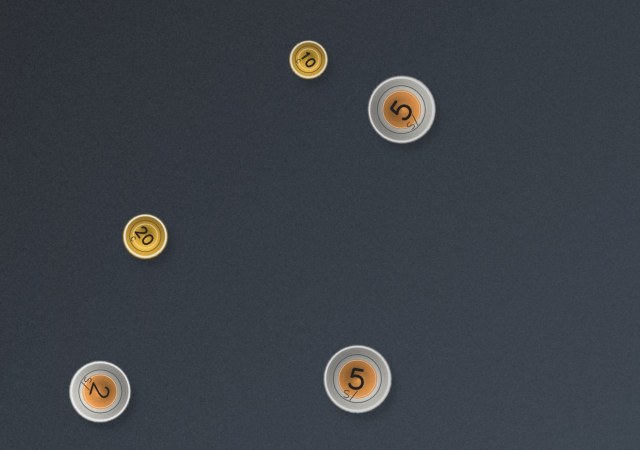
#> input picture tarea_monedas/dataset/imagen_02.jpg, 1280 x 900 px (shown at 1/2 size)
$ python -i tarea_monedas.py   (imports and definitions only)
#> lines starting #> are read from the running program, lines starting #| are printed output that depends on the picture; after the words box and inside, x2 and y2 are one past the last pixel; in counts of white or black regions, pixels touching at a corner belong together
from __future__ import annotations

import csv
import json
import math
import random
import re
import shutil
import textwrap
from dataclasses import dataclass
from pathlib import Path
from urllib.parse import quote

import cv2
import numpy as np
import pandas as pd
import requests


ROOT = Path(__file__).resolve().parent
OUT = ROOT / "tarea_monedas"
ASSETS = OUT / "assets_scraping"
DATASET = OUT / "dataset"
RESULTS = OUT / "resultados"

DENOMS = [
    ("10c", "10 centimos", 0.10, 82, "gold"),
    ("20c", "20 centimos", 0.20, 94, "gold"),
    ("50c", "50 centimos", 0.50, 106, "gold"),
    ("1s", "1 sol", 1.00, 118, "silver"),
    ("2s", "2 soles", 2.00, 130, "bimetal"),
    ("5s", "5 soles", 5.00, 144, "bimetal"),
]

COMMONS_SEARCHES = {
    "10c": ["Peru 10 centimos coin", "10 centimos peru coin"],
    "20c": ["Peru 20 centimos coin", "20 centimos peru coin"],
    "50c": ["Peru 50 centimos coin", "Reverso 50 centimos peru"],
    "1s": ["Peru 1 sol coin", "un sol peru coin"],
    "2s": ["Peru 2 soles coin", "2 soles peru coin"],
    "5s": ["Peru 5 soles coin", "5 y 2 soles Peru coin"],
}

# [2 lines not run here, left out]

HTTP_HEADERS = {
    "User-Agent": "UNA-Puno-VisionArtificial-TareaMonedas/1.0 (academic dataset script)"
}


def ensure_dirs() -> None:
    for path in [OUT, ASSETS, DATASET, RESULTS, RESULTS / "contornos"]:
        path.mkdir(parents=True, exist_ok=True)


def cv_imread(path: Path, flags=cv2.IMREAD_COLOR):
#> called with path = 'tarea_monedas/dataset/imagen_02.jpg', flags = 1
    data = np.fromfile(path, dtype=np.uint8)
    if data.size == 0:
        return None
    return cv2.imdecode(data, flags)
#> returned value is the input picture: shape (900, 1280, 3); mean B, G, R 71, 64.5, 59.4


# [292 lines left out: functions cv_imwrite, commons_search, download_coin_assets, radial_coin_mask, circular_crop_from_scraped, procedural_coin and 5 more, not called in this run]


@dataclass
class CoinDetection:
    x: int
    y: int
    radius: float
    area: float
    tipo: str
    valor: float


def classify_coin(diameter: float, hsv_mean: tuple[float, float, float]) -> tuple[str, float]:
    hue, sat, val = hsv_mean
    # Umbrales calibrados con los diametros generados en el dataset.
    if diameter < 83:
        return "10c", 0.10
    if diameter < 94:
        return "20c", 0.20
    if diameter < 106:
        return "50c", 0.50
    if diameter < 116:
        return "1s", 1.00
    if diameter < 129:
        return "2s", 2.00
    return "5s", 5.00


def detect_and_classify(path: Path) -> tuple[np.ndarray, list[CoinDetection], float]:
    img = cv_imread(path)
    if img is None:
        raise FileNotFoundError(path)

    gray = cv2.cvtColor(img, cv2.COLOR_BGR2GRAY)
    blur = cv2.GaussianBlur(gray, (7, 7), 0)
    _, binary = cv2.threshold(blur, 112, 255, cv2.THRESH_BINARY)
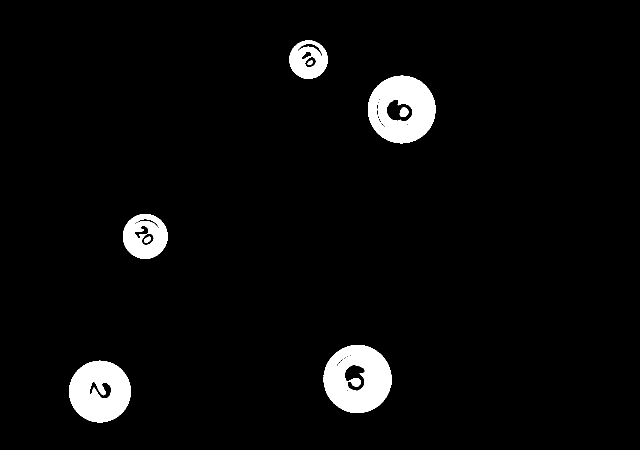
#> binary: shape (900, 1280) (shown at 1/2 size); 4.1% white; 8 white regions, largest, box (x1, y1, x2, y2) and area: (647, 690, 783, 826) 13165, (736, 151, 871, 287) 12650, (138, 721, 262, 845) 11313
    kernel = np.ones((5, 5), np.uint8)
    binary = cv2.morphologyEx(binary, cv2.MORPH_CLOSE, kernel, iterations=2)
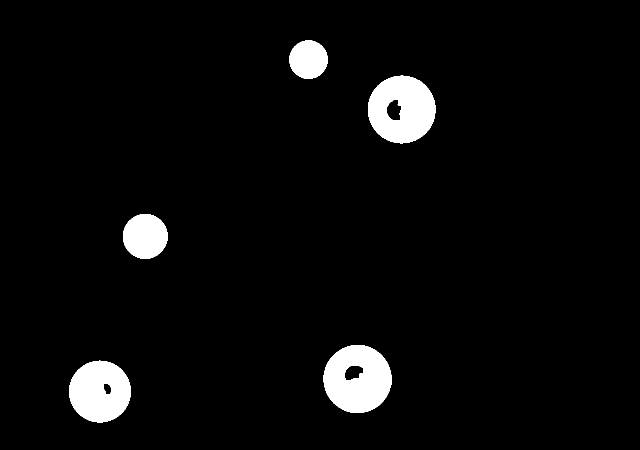
#> binary: shape (900, 1280) (shown at 1/2 size); 4.3% white; 5 white regions, box (x1, y1, x2, y2) and area: (647, 690, 783, 826) 13716, (736, 151, 871, 287) 13477, (138, 721, 262, 845) 11712, (246, 428, 335, 518) 6303, (579, 81, 656, 158) 4642
    binary = cv2.morphologyEx(binary, cv2.MORPH_OPEN, kernel, iterations=1)
#> binary: shape (900, 1280); 4.3% white; 5 white regions

    contours, _ = cv2.findContours(binary, cv2.RETR_EXTERNAL, cv2.CHAIN_APPROX_SIMPLE)
#> contours = 5 contours; box (x1, y1, x2, y2) and area: (647, 690, 783, 826) 14332, (736, 151, 871, 287) 14164, (138, 722, 262, 845) 11784, (246, 428, 335, 518) 6176, (579, 81, 655, 158) 4530
    hsv = cv2.cvtColor(img, cv2.COLOR_BGR2HSV)
#> hsv: shape (900, 1280, 3); mean H, S, V 103.4, 54.4, 73.3
    detections: list[CoinDetection] = []

    for c in contours:
        area = cv2.contourArea(c)
        if area < 2500 or area > 24000:
            continue
        perimeter = cv2.arcLength(c, True)
        if perimeter == 0:
            continue
        circularity = 4 * math.pi * area / (perimeter * perimeter)
        if circularity < 0.48:
            continue
        (x, y), radius = cv2.minEnclosingCircle(c)
        diameter = 2 * math.sqrt(area / math.pi)
        if diameter < 58 or diameter > 155:
            continue

        mask = np.zeros(img.shape[:2], dtype=np.uint8)
        cv2.drawContours(mask, [c], -1, 255, -1)
        h_mean, s_mean, v_mean, _ = cv2.mean(hsv, mask=mask)
        tipo, valor = classify_coin(diameter, (h_mean, s_mean, v_mean))
        detections.append(CoinDetection(int(x), int(y), diameter / 2, area, tipo, valor))
#> this loop made 5 passes
#> (area, perimeter, circularity, x, y, radius, diameter, h_mean) on passes 1 to 5: (11784, 406.8, 0.895, 199.4, 782.6, 61.77, 122.5, 28.48), (14332.5, 448, 0.897, 714.7, 757.6, 68.24, 135.1, 28.1), (6176, 294.2, 0.896, 290, 472.3, 44.84, 88.68, 20.86), (14164, 446.6, 0.892, 802.9, 218.4, 67.83, 134.3, 27.33), (4530, 251.6, 0.899, 616.5, 118.8, 38.56, 75.95, 21.05)
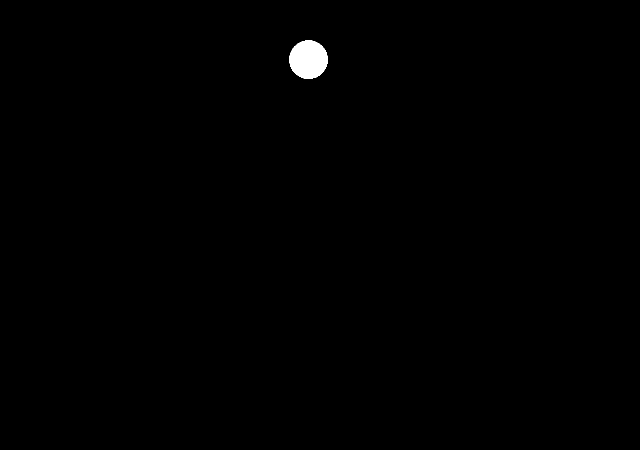
#> mask: shape (900, 1280) (shown at 1/2 size); 0.4% white; 1 white region, box (x1, y1, x2, y2) and area: (579, 81, 655, 158) 4639
#> after the loop, detections = 5 items

    # Fusionar duplicados cercanos provocados por brillos o anillos internos.
    detections.sort(key=lambda d: d.radius, reverse=True)
    filtered: list[CoinDetection] = []
    for det in detections:
        if all(math.hypot(det.x - other.x, det.y - other.y) > min(det.radius, other.radius) * 0.78 for other in filtered):
            filtered.append(det)
#> this loop made 5 passes
#> after the loop, filtered = 5 items

    annotated = img.copy()
    total = 0.0
    for det in filtered:
        total += det.valor
        cv2.circle(annotated, (det.x, det.y), int(det.radius), (0, 255, 0), 3)
        cv2.circle(annotated, (det.x, det.y), 4, (0, 0, 255), -1)
        label = f"{det.tipo} S/{det.valor:.2f}"
        cv2.putText(annotated, label, (det.x - 42, det.y - int(det.radius) - 8), cv2.FONT_HERSHEY_SIMPLEX, 0.58, (0, 0, 255), 2, cv2.LINE_AA)
#> this loop made 5 passes
#> (total, label) on passes 1 to 5: (5, '5s S/5.00'), (10, '5s S/5.00'), (12, '2s S/2.00'), (12.2, '20c S/0.20'), (12.3, '10c S/0.10')
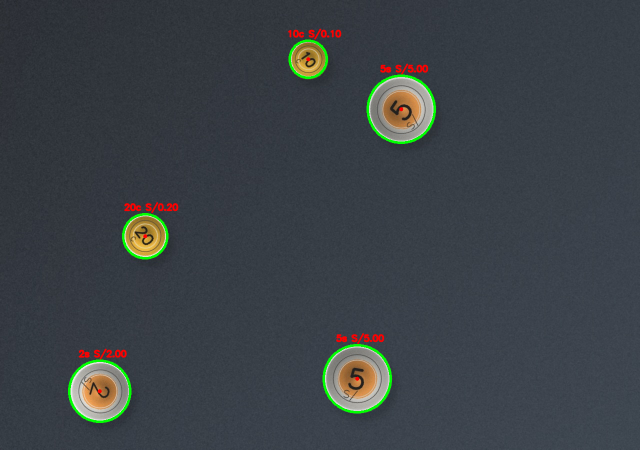
#> annotated: shape (900, 1280, 3) (shown at 1/2 size); 1.29% of pixels changed, all inside (x1, y1, x2, y2) = (136, 57, 872, 846)
#> after the loop, total = 12.3
    cv2.rectangle(annotated, (12, 12), (360, 58), (20, 20, 20), -1)
    cv2.putText(annotated, f"TOTAL DETECTADO: S/{total:.2f}", (22, 45), cv2.FONT_HERSHEY_SIMPLEX, 0.83, (255, 255, 255), 2, cv2.LINE_AA)
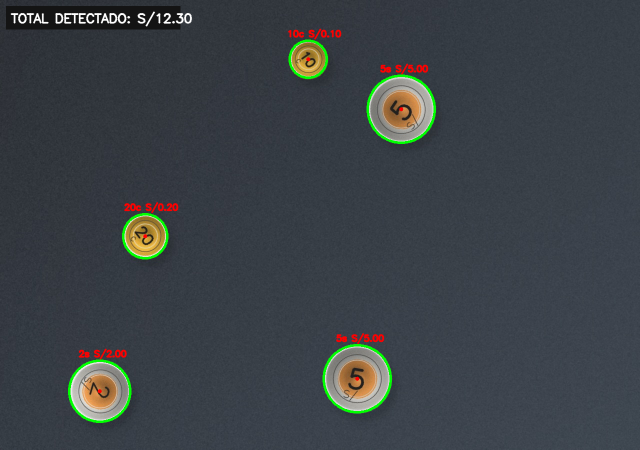
#> annotated: shape (900, 1280, 3) (shown at 1/2 size); mean B, G, R 69.8, 65.3, 59.3

    return annotated, filtered, round(total, 2)


# [183 lines left out: functions evaluate, write_report, write_pdf_report, main, not called in this run]


# [2 lines not run here, left out]

>>> result = detect_and_classify('tarea_monedas/dataset/imagen_02.jpg')

$ run again, on tarea_monedas/dataset/imagen_06.jpg
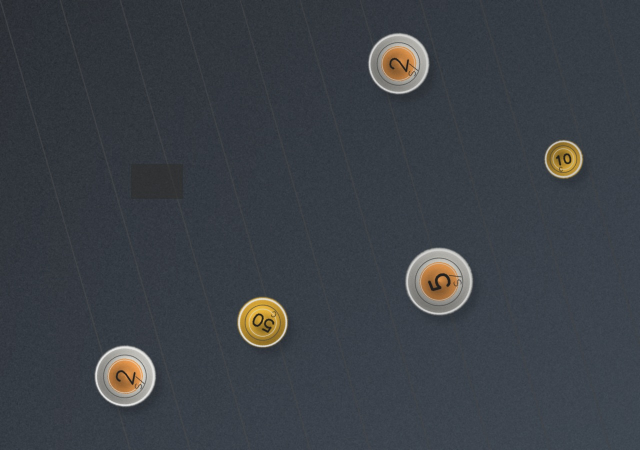
#> input picture tarea_monedas/dataset/imagen_06.jpg, 1280 x 900 px (shown at 1/2 size)
#> in cv_imread, returned value is the input picture: shape (900, 1280, 3); mean B, G, R 70.7, 64.3, 59.4
#> in detect_and_classify, `binary = cv2.morphologyEx(binary, cv2.MORPH_CLOSE, kernel, iterations=2)`:
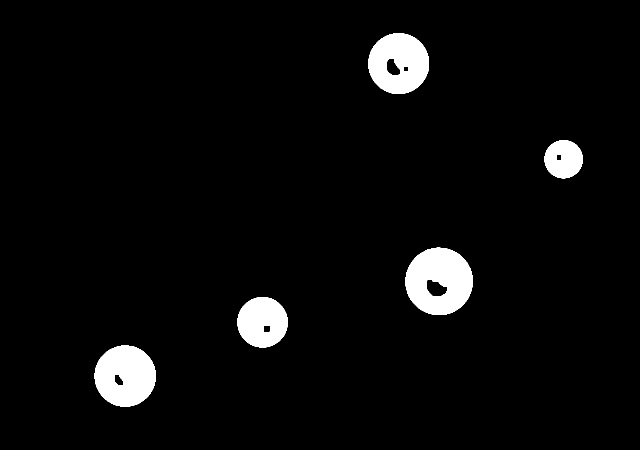
#> binary: shape (900, 1280) (shown at 1/2 size); 4.2% white; 5 white regions, box (x1, y1, x2, y2) and area: (811, 495, 946, 630) 13357, (189, 691, 312, 813) 11533, (737, 66, 858, 188) 10934, (475, 594, 575, 695) 7816, (1089, 280, 1166, 357) 4508
#> contours = 5 contours; box (x1, y1, x2, y2) and area: (811, 495, 946, 630) 14102, (189, 691, 312, 813) 11622, (737, 66, 858, 188) 11471, (475, 594, 575, 695) 7856, (1089, 280, 1166, 357) 4506
#> hsv: shape (900, 1280, 3); mean H, S, V 103.5, 53.6, 72.9
#> the loop in detect_and_classify, `for c in contours:` made 5 passes
#> (area, perimeter, circularity, x, y, radius, diameter, h_mean) on passes 1 to 5: (11622, 402.8, 0.9, 250, 751.6, 61.36, 121.6, 28.64), (7856.5, 330.6, 0.903, 524.6, 644.1, 50.52, 100, 20.92), (14101.5, 444, 0.899, 877.8, 562.4, 67.72, 134, 27.69), (4506, 252.5, 0.888, 1126.9, 318, 38.38, 75.74, 21.13), (11471, 400, 0.901, 797, 126.8, 60.96, 120.9, 27.72)
#> after the loop in detect_and_classify, `for c in contours:`: detections = 5 items
#> the loop in detect_and_classify, `for det in detections:` made 5 passes
#> the loop in detect_and_classify, `for det in filtered:` made 5 passes
#> (total, label) on passes 1 to 5: (5, '5s S/5.00'), (7, '2s S/2.00'), (9, '2s S/2.00'), (9.5, '50c S/0.50'), (9.6, '10c S/0.10')
#> after the loop in detect_and_classify, `for det in filtered:`: total = 9.6
#> in detect_and_classify, `cv2.putText(annotated, f"TOTAL DETECTADO: S/{total:.2f}", (22, 45), cv..`:
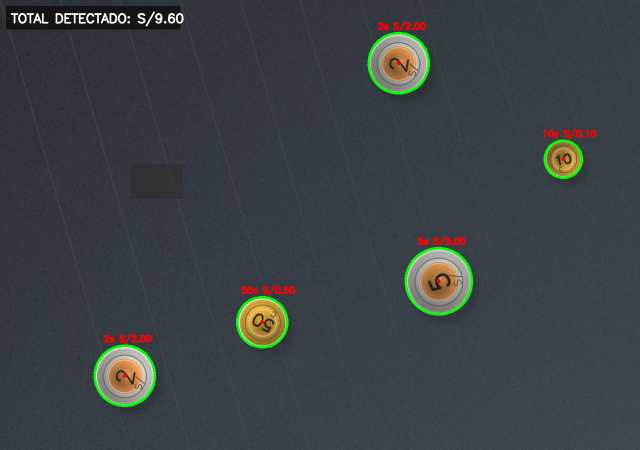
#> annotated: shape (900, 1280, 3) (shown at 1/2 size); mean B, G, R 69.5, 65.1, 59.2

$ run again, on tarea_monedas/dataset/imagen_07.jpg
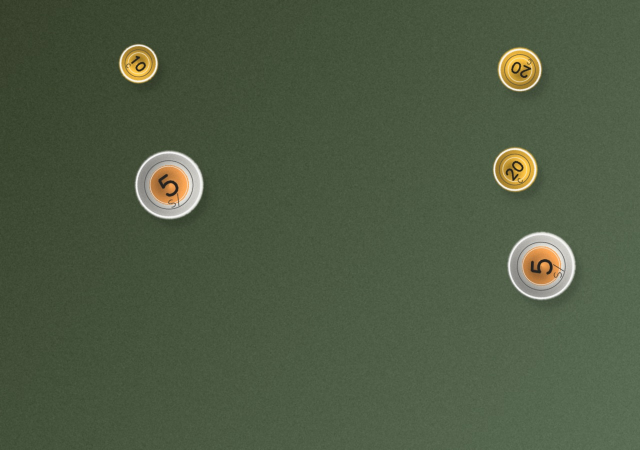
#> input picture tarea_monedas/dataset/imagen_07.jpg, 1280 x 900 px (shown at 1/2 size)
#> in cv_imread, returned value is the input picture: shape (900, 1280, 3); mean B, G, R 66.9, 90.4, 77.9
#> in detect_and_classify, `binary = cv2.morphologyEx(binary, cv2.MORPH_CLOSE, kernel, iterations=2)`:
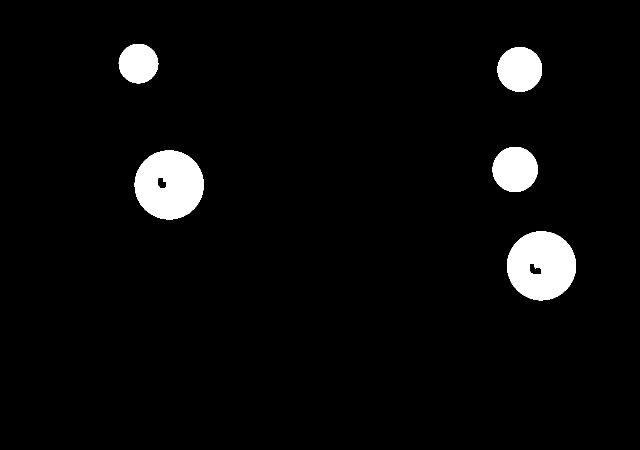
#> binary: shape (900, 1280) (shown at 1/2 size); 4.1% white; 5 white regions, box (x1, y1, x2, y2) and area: (269, 301, 408, 439) 14716, (1014, 462, 1152, 601) 14619, (985, 294, 1076, 384) 6416, (995, 94, 1084, 184) 6284, (237, 88, 317, 167) 4887
#> contours = 5 contours; box (x1, y1, x2, y2) and area: (269, 301, 407, 439) 14797, (1014, 462, 1152, 601) 14774, (985, 294, 1075, 384) 6284, (995, 94, 1084, 184) 6158, (238, 88, 316, 167) 4770
#> hsv: shape (900, 1280, 3); mean H, S, V 47.5, 68.2, 91.4
#> the loop in detect_and_classify, `for c in contours:` made 5 passes
#> (area, perimeter, circularity, x, y, radius, diameter, h_mean) on passes 1 to 5: (14773.5, 455.7, 0.894, 1082.5, 531, 69.18, 137.2, 25.97), (14797, 455.4, 0.896, 337.9, 369.3, 69.42, 137.3, 25.61), (6284, 296.2, 0.9, 1029.8, 338.3, 45.31, 89.45, 21.3), (6157.5, 293.7, 0.897, 1039.2, 138.4, 44.8, 88.54, 21.27), (4770, 258.5, 0.897, 276.5, 126.8, 39.54, 77.93, 21.38)
#> after the loop in detect_and_classify, `for c in contours:`: detections = 5 items
#> the loop in detect_and_classify, `for det in detections:` made 5 passes
#> the loop in detect_and_classify, `for det in filtered:` made 5 passes
#> (total, label) on passes 1 to 5: (5, '5s S/5.00'), (10, '5s S/5.00'), (10.2, '20c S/0.20'), (10.4, '20c S/0.20'), (10.5, '10c S/0.10')
#> after the loop in detect_and_classify, `for det in filtered:`: total = 10.5
#> in detect_and_classify, `cv2.putText(annotated, f"TOTAL DETECTADO: S/{total:.2f}", (22, 45), cv..`:
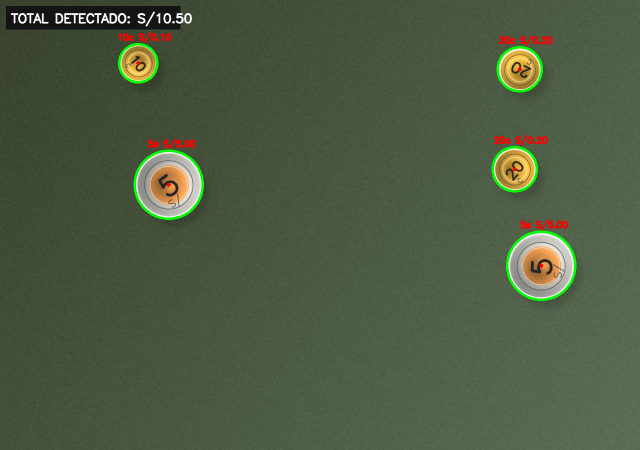
#> annotated: shape (900, 1280, 3) (shown at 1/2 size); mean B, G, R 65.9, 90.7, 77.6

$ run again, on tarea_monedas/dataset/imagen_08.jpg
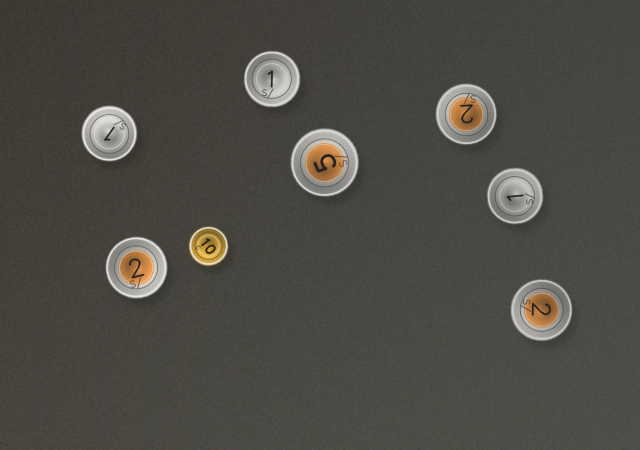
#> input picture tarea_monedas/dataset/imagen_08.jpg, 1280 x 900 px (shown at 1/2 size)
#> in cv_imread, returned value is the input picture: shape (900, 1280, 3); mean B, G, R 68.3, 74.6, 77
#> in detect_and_classify, `binary = cv2.morphologyEx(binary, cv2.MORPH_CLOSE, kernel, iterations=2)`:
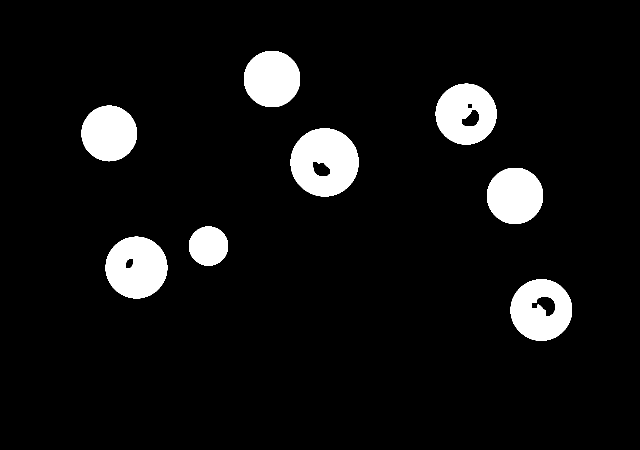
#> binary: shape (900, 1280) (shown at 1/2 size); 7.1% white; 8 white regions, largest, box (x1, y1, x2, y2) and area: (581, 257, 717, 393) 13822, (211, 473, 335, 597) 11774, (1021, 559, 1144, 682) 10840
#> contours = 8 contours; box (x1, y1, x2, y2) and area: (581, 257, 717, 393) 14392, (211, 473, 335, 597) 11832, (1021, 559, 1144, 681) 11730, (871, 167, 993, 289) 11500, (488, 102, 600, 214) 9806, (974, 336, 1086, 448) 9796, (163, 211, 274, 322) 9544, (378, 453, 456, 532) 4746
#> hsv: shape (900, 1280, 3); mean H, S, V 23.7, 27.6, 77.1
#> the loop in detect_and_classify, `for c in contours:` made 8 passes
#> (area, perimeter, circularity, x, y, radius, diameter, h_mean) on passes 1 to 7: (11730, 404, 0.903, 1082.2, 619.6, 61.69, 122.2, 23.71), (11832, 407.6, 0.895, 272.5, 534.6, 61.89, 122.7, 22.94), (4746, 257.3, 0.901, 416.5, 491.7, 39.43, 77.74, 20.9), (9795.5, 369.6, 0.901, 1029.6, 391.3, 56.41, 111.7, 26.4), (14391.5, 448, 0.901, 648.9, 324.3, 68.35, 135.4, 23.91), (9543.5, 365.6, 0.897, 218, 266.4, 55.68, 110.2, 25.82), (11499.5, 401.4, 0.897, 931.8, 227.7, 61.02, 121, 23.29)
#> after the loop in detect_and_classify, `for c in contours:`: detections = 8 items
#> the loop in detect_and_classify, `for det in detections:` made 8 passes
#> the loop in detect_and_classify, `for det in filtered:` made 8 passes
#> (total, label) on passes 1 to 8: (5, '5s S/5.00'), (7, '2s S/2.00'), (9, '2s S/2.00'), (11, '2s S/2.00'), (12, '1s S/1.00'), (13, '1s S/1.00'), (14, '1s S/1.00'), (14.1, '10c S/0.10')
#> after the loop in detect_and_classify, `for det in filtered:`: total = 14.1
#> in detect_and_classify, `cv2.putText(annotated, f"TOTAL DETECTADO: S/{total:.2f}", (22, 45), cv..`:
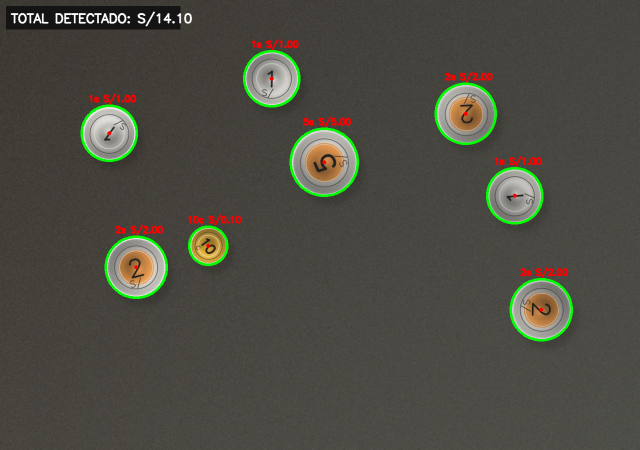
#> annotated: shape (900, 1280, 3) (shown at 1/2 size); mean B, G, R 66.4, 75.7, 76.3
